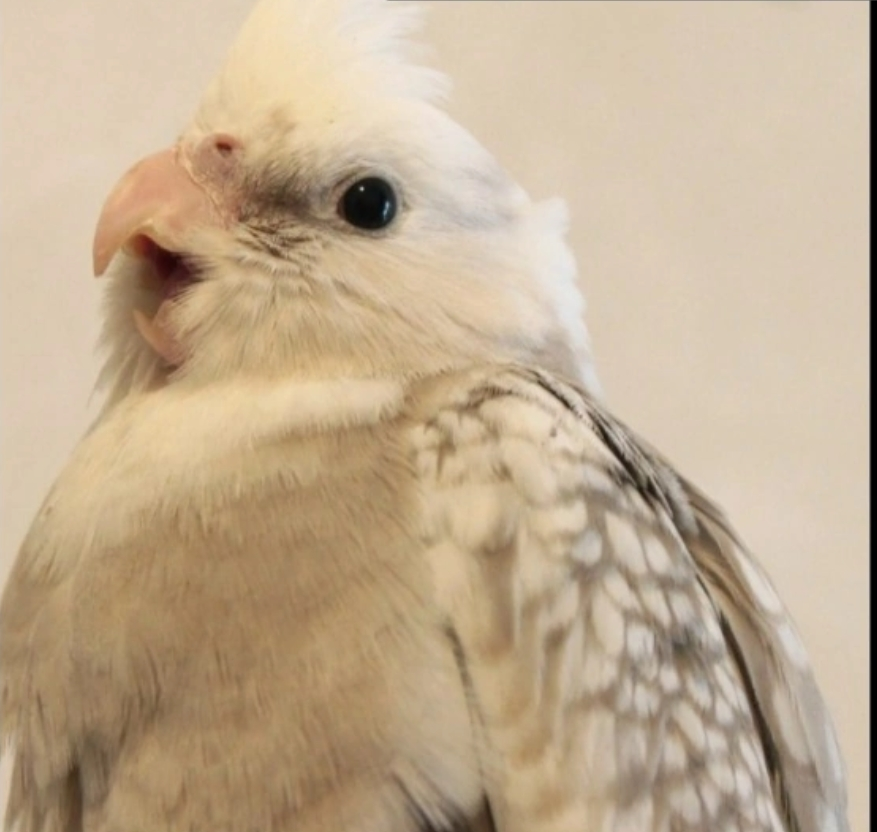
#> input picture tests/fixtures/cockatiel_cc0.jpg, 877 x 832 px
$ python cut2.py ../../tests/fixtures/cockatiel_cc0.jpg ../../tests/fixtures/cockatiel_cc0.jpg
#> lines starting #> are read from the running program, lines starting #| are printed output that depends on the picture; after the words box and inside, x2 and y2 are one past the last pixel; in counts of white or black regions, pixels touching at a corner belong together
# 去掉"假透明"灰白格子或白纸背景：背景几乎没有颜色（彩度低），鸟的部件都有颜色或是深色线条
import sys, numpy as np
from PIL import Image
from scipy import ndimage as nd
src, out = sys.argv[1], sys.argv[2]
im = np.asarray(Image.open(src).convert('RGB')).astype(float)
mx, mn = im.max(2), im.min(2)
chroma = nd.gaussian_filter(mx - mn, 1.2)
dark = nd.gaussian_filter(np.clip((170 - mx) / 50, 0, 1), 1.2)
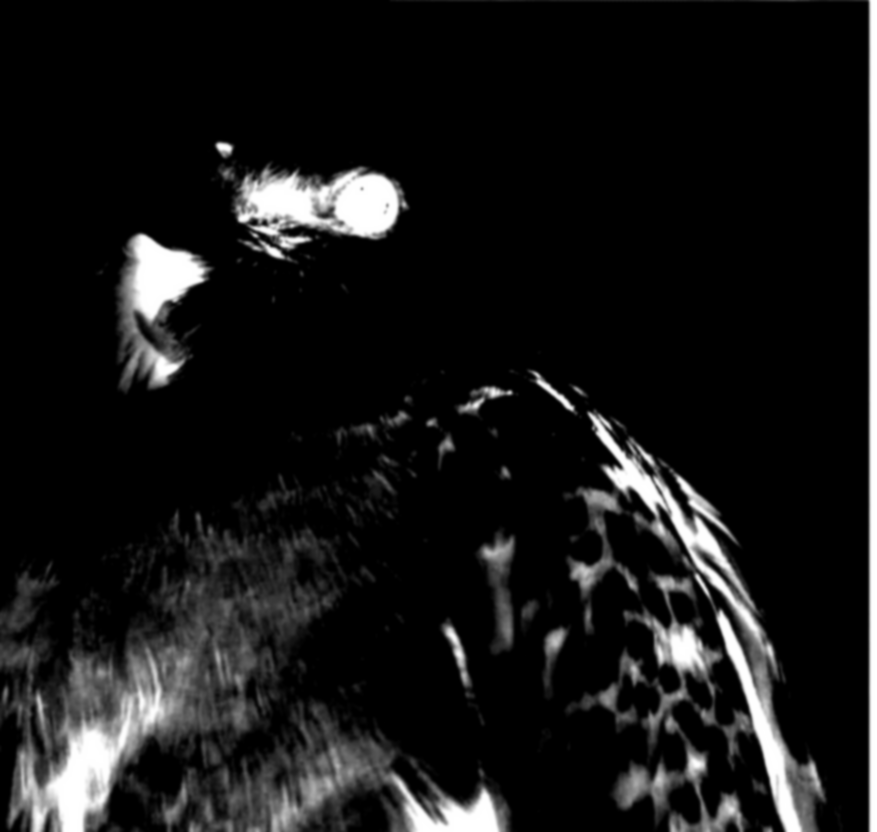
#> dark: shape (832, 877) float64; min 0, max 1, mean 0.093
score = np.maximum(np.clip((chroma - 14) / 34, 0, 1), dark)
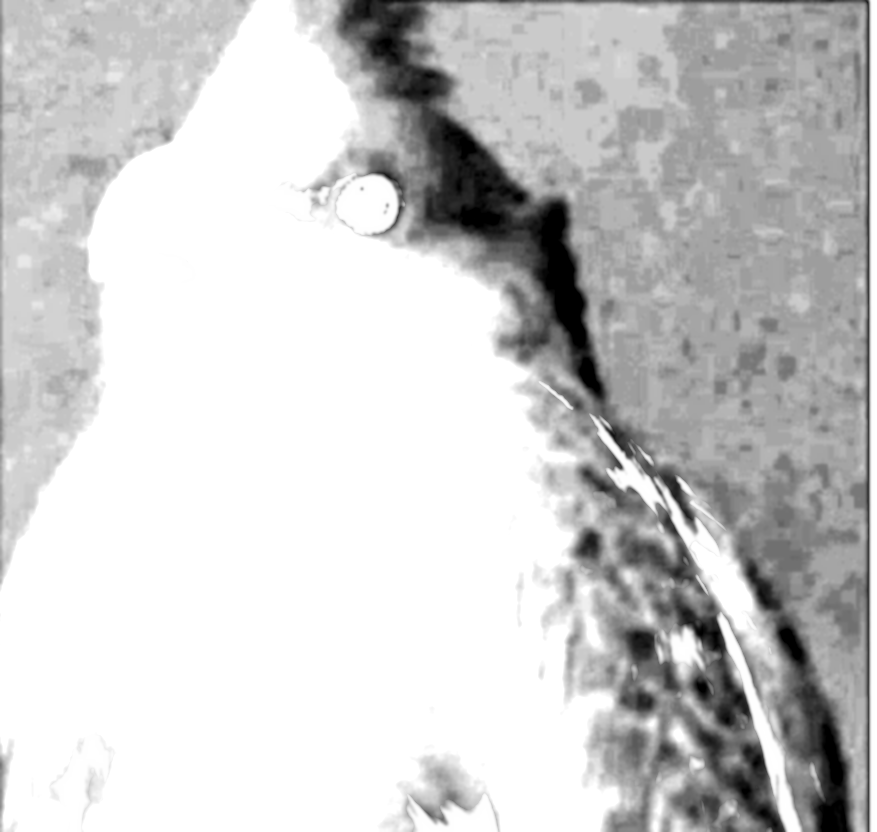
#> score: shape (832, 877) float64; min 0, max 1, mean 0.801
core = nd.binary_closing(score > 0.5, iterations=4)
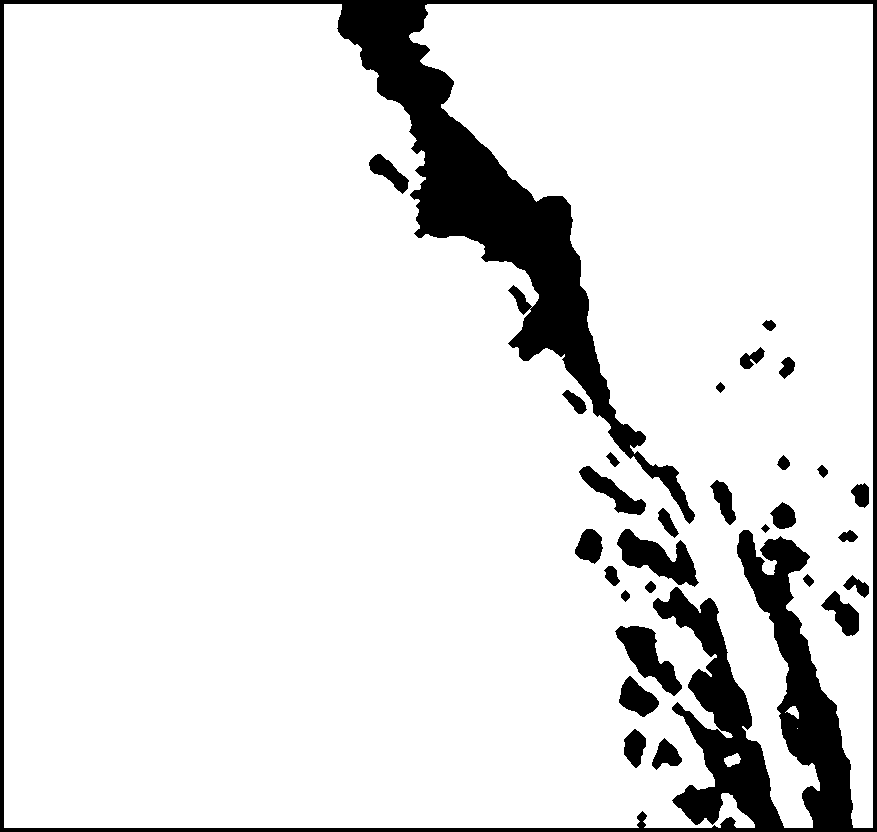
#> core: shape (832, 877) bool; 88.7% white; 29 black regions, largest, box (x1, y1, x2, y2) and area: (0, 0, 877, 832) 69047, (617, 529, 699, 587) 2245, (615, 626, 682, 696) 1995
core = nd.binary_fill_holes(core)
#> core: shape (832, 877) bool; 90.6% white; 1 black region, box (x1, y1, x2, y2) and area: (0, 0, 877, 832) 68760
lab, n = nd.label(core); sizes = nd.sum(core, lab, range(1, n + 1))
#> after `lab, n = nd.label(core)`:
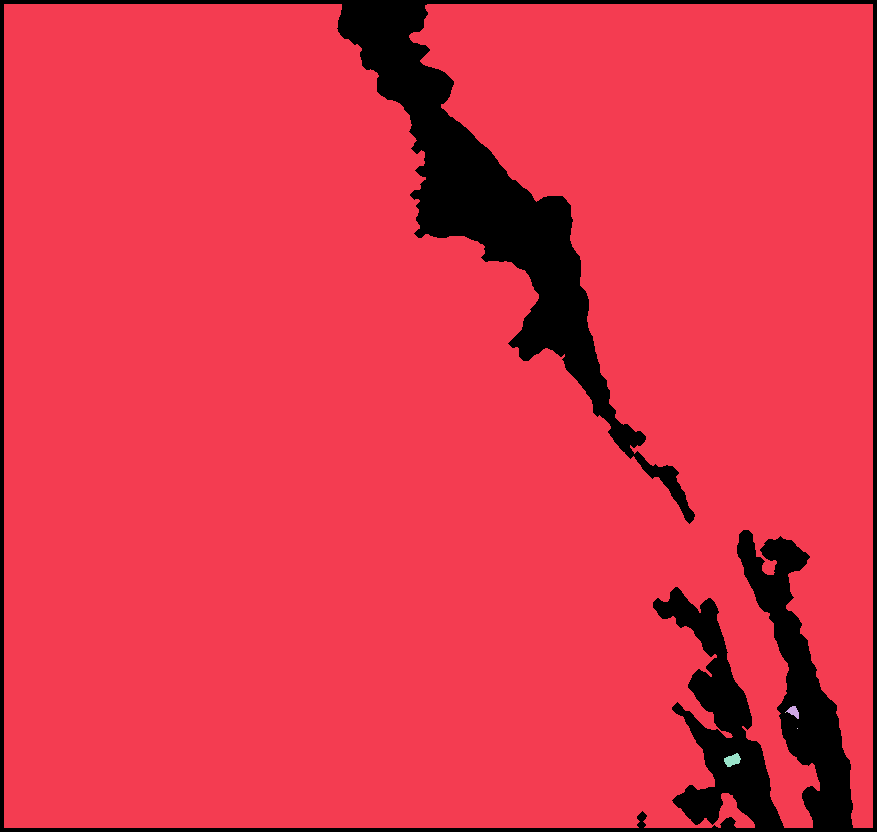
#> lab: shape (832, 877) int32; 6 distinct labels, from 0 to 5; one colour per label, 0 black
#> after `lab, n = nd.label(core)`: n = 5
#> after `sizes = nd.sum(core, lab, range(1, n + 1))`: sizes = [660657, 92, 1, 1, 153]
core = lab == (np.argmax(sizes) + 1)
#> core: shape (832, 877) bool; 90.5% white; 1 black region, box (x1, y1, x2, y2) and area: (0, 0, 877, 832) 69007
core = nd.binary_fill_holes(nd.binary_closing(core, iterations=6))
#> core: shape (832, 877) bool; 90% white; 1 black region, box (x1, y1, x2, y2) and area: (0, 0, 877, 832) 72653
inner = nd.gaussian_filter(nd.binary_erosion(core, iterations=5).astype(float), 3)
alpha = np.maximum(score * nd.binary_dilation(core, iterations=10), inner)
# 半透明的地方把背景色"减掉"，免得边上留一圈灰白
bg = np.where(((np.indices(mx.shape).sum(0)) % 2)[..., None] >= 0, 245.0, 245.0)
a3 = np.clip(alpha, 0.05, 1)[..., None]
rgb = np.clip((im - (1 - a3) * bg) / a3, 0, 255)
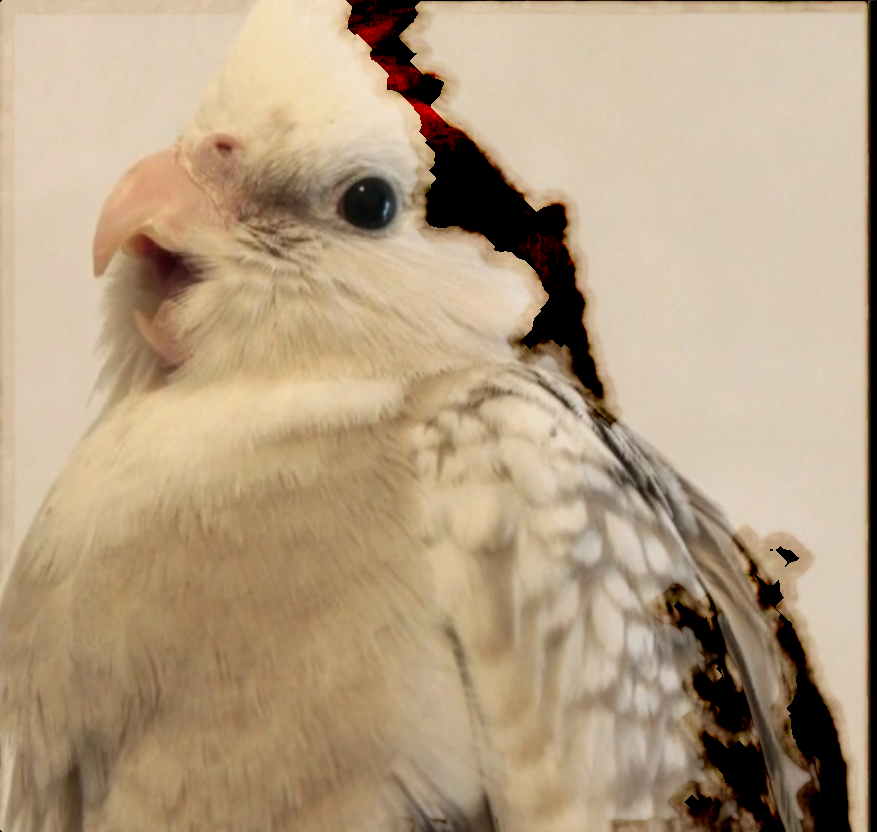
#> rgb: shape (832, 877, 3) float64; mean R, G, B 180.9, 158.9, 130.9
ys, xs = np.where(alpha > 0.08)
y0, y1, x0, x1 = ys.min(), ys.max() + 1, xs.min(), xs.max() + 1
#> y0 = 0; y1 = 832; x0 = 0; x1 = 877
Image.fromarray(np.dstack([rgb, alpha * 255]).astype(np.uint8)[y0:y1, x0:x1]).save(out)
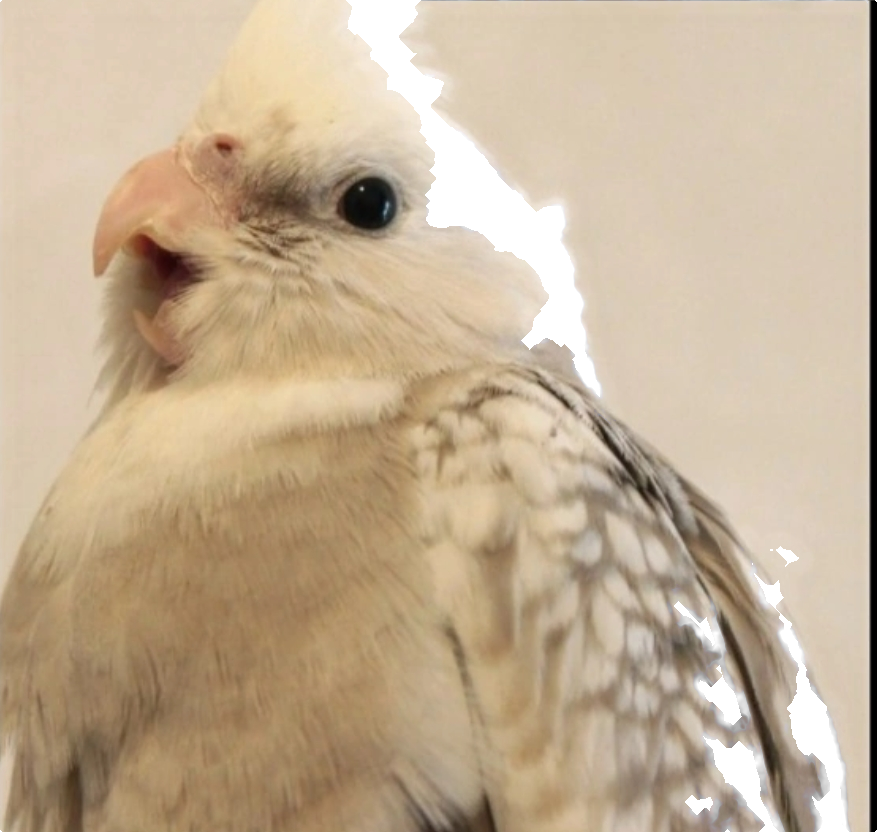
#> saved as cockatiel_cc0.jpg: PIL image 877x832 RGBA; mean R, G, B, A 180.8, 158.8, 130.8, 233.2; transparent parts drawn white
print(out.split('/')[-1], x1 - x0, y1 - y0)
#| cockatiel_cc0.jpg 877 832
